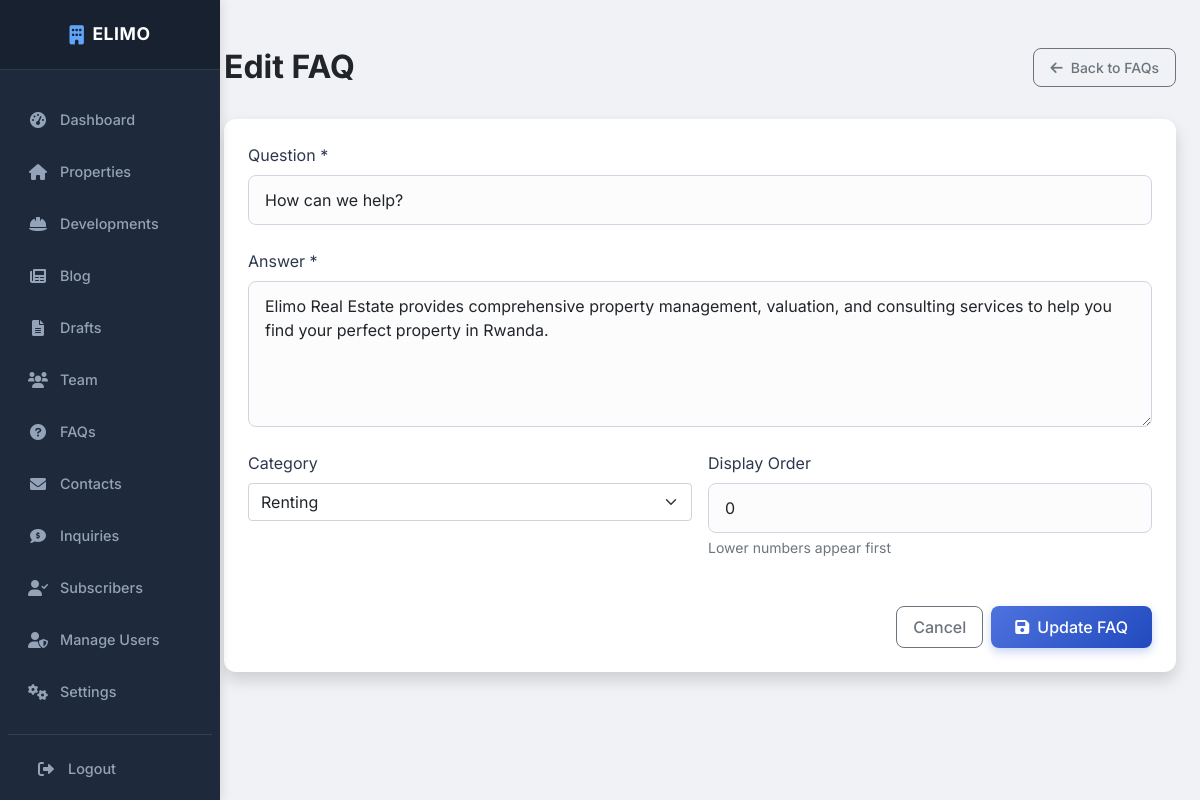
/admin/faq-edit.php?id=1 (signed in), run on the app's committed database.
### tables this page shows
CREATE TABLE `faqs` (
  `id` int(11) NOT NULL,
  `question` varchar(255) NOT NULL,
  `answer` text NOT NULL,
  `category` enum('selling','renting','developments','general') DEFAULT 'general',
  `order_index` int(11) DEFAULT 0,
  `is_active` tinyint(1) DEFAULT 1,
  `created_at` timestamp NOT NULL DEFAULT current_timestamp(),
  `updated_at` timestamp NOT NULL DEFAULT current_timestamp() ON UPDATE current_timestamp()
);

### includes/database.php (called while the page is built, shortened)
<?php
try {
    $pdo = new PDO(
        "mysql:host=" . DB_HOST . ";dbname=" . DB_NAME . ";charset=utf8mb4",
        DB_USER,
        DB_PASS,
        [
            PDO::ATTR_ERRMODE => PDO::ERRMODE_EXCEPTION,
            PDO::ATTR_DEFAULT_FETCH_MODE => PDO::FETCH_ASSOC,
            PDO::ATTR_EMULATE_PREPARES => false,
        ]
    );
} catch (PDOException $e) {
    die("Database connection failed: " . $e->getMessage());
}
function execute_query($sql, $params = []) {
    global $pdo;
    try {
        $stmt = $pdo->prepare($sql);
        $stmt->execute($params);
        return $stmt;
    } catch (PDOException $e) {
        error_log("Database error: " . $e->getMessage());
        return false;
    }
}
function get_record($table, $id, $id_column = 'id') {
    $sql = "SELECT * FROM $table WHERE $id_column = ?";
    $stmt = execute_query($sql, [$id]);
    return $stmt ? $stmt->fetch() : false;
}
?>

### admin/faq-edit.php (the view, shortened to what this page needs)
<?php
$faq = null;
$edit_mode = false;
if (isset($_GET['id'])) {
    $id = $_GET['id'];
    $faq = get_record('faqs', $id);
    $edit_mode = true;
}
?>
<!DOCTYPE html>
<html lang="en">
<head>
    <?php include 'includes/header.php'; ?>
</head>
<body>
    <div class="container-fluid">
        <div class="row">
            <?php include 'includes/sidebar.php'; ?>
            <main class="col-md-9 ms-sm-auto col-lg-10 px-md-4 main-content">
                <div class="d-flex justify-content-between flex-wrap flex-md-nowrap align-items-center pt-3 pb-2 mb-4">
                    <div class="d-flex align-items-center">
                        <h1 class="h2 fw-bold text-dark mb-0"><?php echo $edit_mode ? 'Edit' : 'Add'; ?> FAQ</h1>
                    </div>
                    <a href="faqs.php" class="btn btn-outline-secondary btn-sm">
                        <i class="fas fa-arrow-left me-2"></i>Back to FAQs
                    </a>
                </div>
                <div class="card shadow mb-4 fade-in">
                    <div class="card-body p-4">
                        <form method="POST">
                            <div class="mb-4">
                                <label class="form-label">Question *</label>
                                <input type="text" name="question" class="form-control" value="<?php echo htmlspecialchars($faq['question'] ?? ''); ?>" required placeholder="e.g. How do I schedule a viewing?">
                            </div>
                            <div class="mb-4">
                                <label class="form-label">Answer *</label>
                                <textarea name="answer" class="form-control" rows="5" required placeholder="Provide a detailed answer..."><?php echo htmlspecialchars($faq['answer'] ?? ''); ?></textarea>
                            </div>
                            <div class="row g-3">
                                <div class="col-md-6">
                                    <label class="form-label">Category</label>
                                    <select name="category" class="form-select">
                                        <option value="renting" <?php echo ($faq['category'] ?? '') === 'renting' ? 'selected' : ''; ?>>Renting</option>
                                    </select>
                                </div>
                                <div class="col-md-6">
                                    <label class="form-label">Display Order</label>
                                    <input type="number" name="order" class="form-control" value="<?php echo $faq['order'] ?? 0; ?>" min="0">
                                    <div class="form-text text-muted">Lower numbers appear first</div>
                                </div>
                            </div>
                            <div class="d-flex justify-content-end gap-2 mt-5">
                                <a href="faqs.php" class="btn btn-outline-secondary">Cancel</a>
                                <button type="submit" class="btn btn-primary px-4">
                                    <i class="fas fa-save me-2"></i><?php echo $edit_mode ? 'Update FAQ' : 'Save FAQ'; ?>
                                </button>
                            </div>
                        </form>
                    </div>
                </div>
            </main>
        </div>
    </div>
    <?php include 'includes/footer.php'; ?>
</html>

### admin/css/admin-style.css (style rules this page uses)
:root { --primary-color: #4e73df; --primary-dark: #224abe; --secondary-color: #858796; --success-color: #1cc88a; --info-color: #36b9cc; --warning-color: #f6c23e; --danger-color: #e74a3b; --light-color: #f8f9fc; --dark-color: #1a1c23; --sidebar-bg: #1a1c23; --sidebar-hover: #2c303b; --card-bg: #ffffff; --text-primary: #2e384d; --text-secondary: #6c757d; --border-color: #e3e6f0; --shadow-sm: 0 0.125rem 0.25rem 0 rgba(58, 59, 69, 0.2); --shadow-md: 0 0.15rem 1.75rem 0 rgba(58, 59, 69, 0.15); --transition-speed: 0.3s; }
body { font-family: 'Inter', -apple-system, BlinkMacSystemFont, "Segoe UI", Roboto, "Helvetica Neue", Arial, sans-serif; background-color: #f0f2f5; color: var(--text-primary); overflow-x: hidden; }
.main-content { background-color: #f0f2f5; min-height: 100vh; padding: 2rem; }
.card { background: var(--card-bg); border: none; border-radius: 12px; box-shadow: var(--shadow-sm); transition: transform 0.2s ease, box-shadow 0.2s ease; margin-bottom: 1.5rem; overflow: hidden; }
.card-body { padding: 1.5rem; }
.btn { padding: 0.5rem 1rem; font-weight: 500; border-radius: 8px; transition: all 0.2s; }
.btn-primary { background: linear-gradient(135deg, var(--primary-color), var(--primary-dark)); border: none; box-shadow: 0 4px 10px rgba(78, 115, 223, 0.3); }
.form-control { border-radius: 8px; padding: 0.75rem 1rem; border: 1px solid #d1d3e2; background-color: #fcfcfd; }
.fade-in { animation: fadeIn 0.4s ease-out forwards; }

### admin/includes/sidebar.php (style rules this page uses)
:root { --sidebar-bg: #1e293b; --sidebar-hover: #334155; --sidebar-active: #475569; --nav-text: #94a3b8; --nav-text-active: #ffffff; }
.main-content { margin-left: 220px; }

### data on the page
faqs: question "How can we help?", answer "Elimo Real Estate provides comprehensive property management, valuation, and consulting services to help you find your perfect property in Rwanda.", category "Renting"
